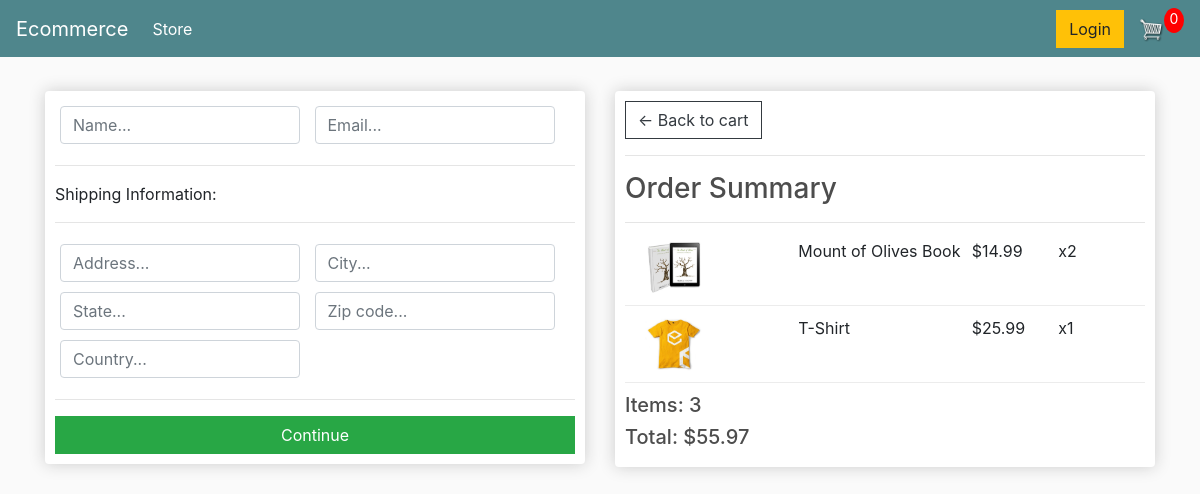
/store/checkout/ (signed in), run on an earlier commit of the app's database.
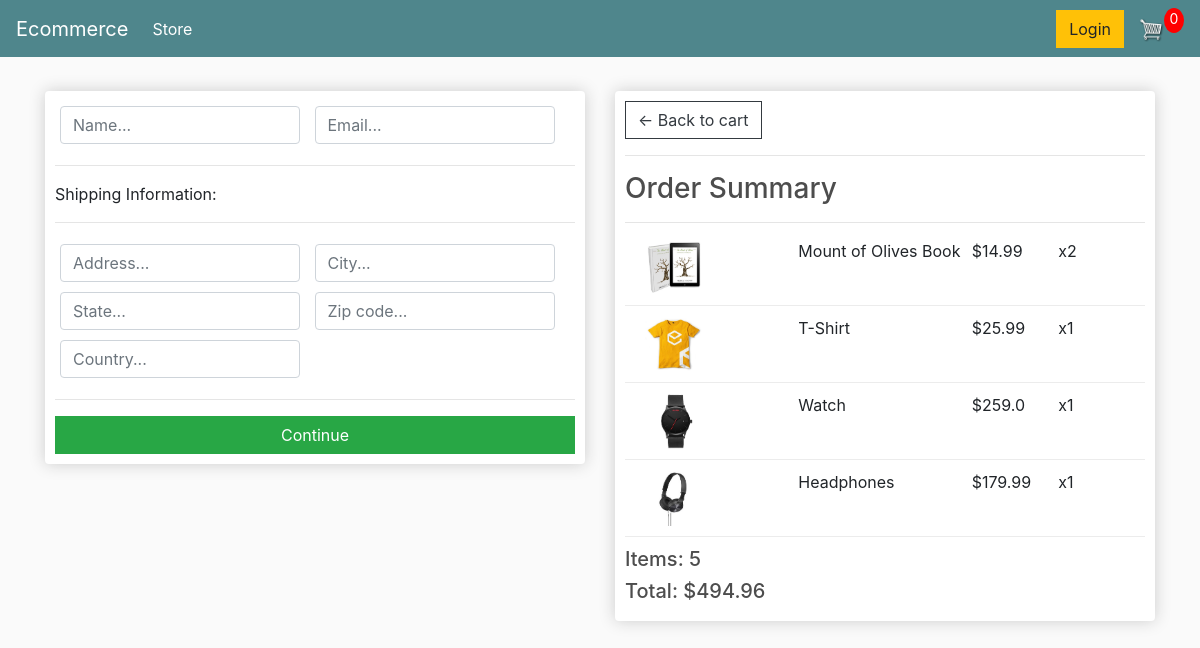
And on a later commit of the database.
### store/models.py (models this page shows, shortened)
class OrderItem(models.Model):
    product = models.ForeignKey(Product, null=True, blank=True, on_delete=models.SET_NULL)
    order = models.ForeignKey(Order, null=True, blank=True, on_delete=models.SET_NULL)
    quantity = models.IntegerField(default=0, null=True, blank=True)
    added_date = models.DateTimeField(auto_now_add=True)
    @property
    def get_total(self):
        total = self.product.price * self.quantity
        return total

class Product(models.Model):
    name = models.CharField(max_length=50)
    price = models.FloatField()
    digital = models.BooleanField(default=False, null=True, blank=True)
    image = models.ImageField(null= True, blank= True)
    @property
    def image_url(self):
        try:
            url = self.image.url
        except:
            url = ""
        return url

class Order(models.Model):
    customer = models.ForeignKey(Customer, null=True, blank=True, on_delete=models.SET_NULL)
    order_date = models.DateTimeField(auto_now_add=True)
    complete = models.BooleanField(default=False)
    transation_id = models.CharField(max_length=50, null=True)
    @property
    def get_cart_total(self):
        orderitems = self.orderitem_set.all()
        total = sum([item.get_total for item in orderitems ])
        return total
    @property
    def get_cart_items(self):
        orderitems = self.orderitem_set.all()
        total = sum([item.quantity for item in orderitems ])
        return total

### store/views.py (the view)
# urls.py: path('checkout/', checkout, name='checkout'),
def checkout(request):
    if request.user.is_authenticated:
        customer = request.user.customer
        order, created = Order.objects.get_or_create(customer= customer, complete= False )
        items = order.orderitem_set.all()
    else:
        items = []
        order= {"get_cart_total": 0, 'get_cart_items': 0}
    context = {
        'items': items,
        'order': order
    }
    return render(request, 'store/checkout.html', context)

### store/templates/store/checkout.html (shortened to what this page needs)
{% extends 'store/main.html' %}
{% load static %}
{% block content %}
    <div class="row">
        <div class="col-lg-6">
            <div class="box-element" id="form-wrapper">
                <form action="" id="form">
                    <div id="user-info">
                        <div class="form-field">
                            <input type="text" required class="form-control" name="name" placeholder="Name...">
                        </div>
                        <div class="form-field">
                            <input type="email" required class="form-control" name="email" placeholder="Email...">
                        </div>
                    </div>
                    <div id="shipping-info">
                        <hr>
                        <p>Shipping Information:</p>
                        <hr>
                        <div class="form-field">
                            <input type="text" required class="form-control" name="address" placeholder="Address...">
                        </div>
                        <div class="form-field">
                            <input type="text" required class="form-control" name="city" placeholder="City...">
                        </div>
                        <div class="form-field">
                            <input type="text" required class="form-control" name="state" placeholder="State...">
                        </div>
                        <div class="form-field">
                            <input type="text" required class="form-control" name="zipcode" placeholder="Zip code...">
                        </div>
                        <div class="form-field">
                            <input type="text" required class="form-control" name="country" placeholder="Country...">
                        </div>
                    </div>
                    <hr>
                    <input type="submit" value="Continue" id="form-button" class="btn btn-success btn-block">
                </form>
            </div>
            <br>
        </div>
        <div class="col-lg-6">
            <div class="box-element">
                <a href="{% url 'store:cart' %}" class="btn btn-outline-dark">&#x2190; Back to cart</a>
                <hr>
                <h3>Order Summary</h3>
                <hr>
                {% for item in items %}
                <div class="cart-row">
                    <div style="flex:2;"><img src="{{ item.product.image_url }}" class="row-image"></div>
                    <div style="flex:2;"><p>{{ item.product.name }}</p></div>
                    <div style="flex:1;"><p>${{ item.product.price }}</p></div>
                    <div style="flex:1;"><p>x{{ item.quantity }}</p></div>
                </div>
                {% endfor %}
                <h5>Items: {{ order.get_cart_items}}</h5>
                <h5>Total: ${{ order.get_cart_total|floatformat:2}}</h5>
            </div>
        </div>
    </div>
{% endblock content %}

What changed in the data, as far as the page shows it:
added OrderItem: product.image_url (picture), product.name "Watch", product.price "259.0", quantity "1"
added OrderItem: product.image_url (picture), product.name "Headphones", product.price "179.99", quantity "1"
computed for Order: get_cart_items "3" → "5"; get_cart_total "55.97" → "494.96"
